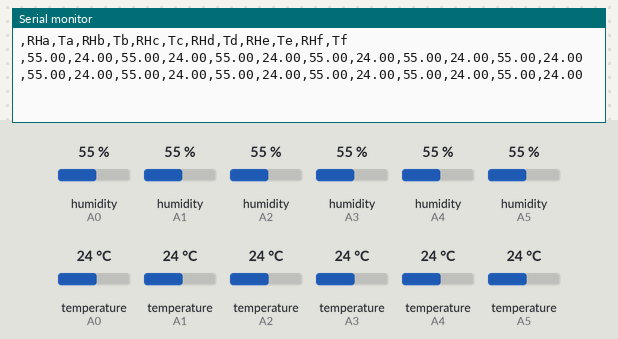
The sketch below on a simulated Arduino Uno, built with avr-gcc and run on an emulated ATmega328P. Parts: the last lines printed to the serial monitor. Inputs (shaded band) come from the test bench; at power-on: humidity (sensors on A0, A1, A2, A3, A4, A5) 55 %, temperature (sensors on A0, A1, A2, A3, A4, A5) 24 °C.

Above: at 4.9 s.
5.0 s: humidity (sensor on A0) set to 22 %
At 7.3 s:
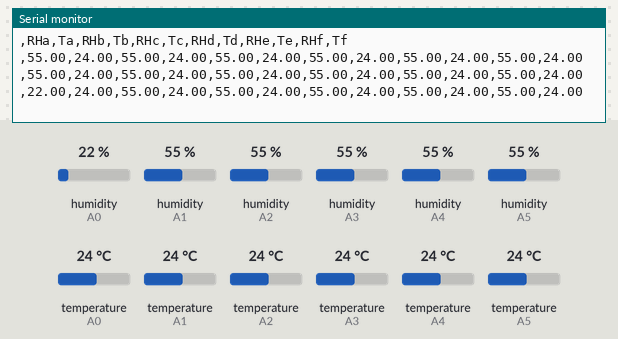
8.2 s: humidity (sensor on A1) set to 22 %
At 9.5 s:
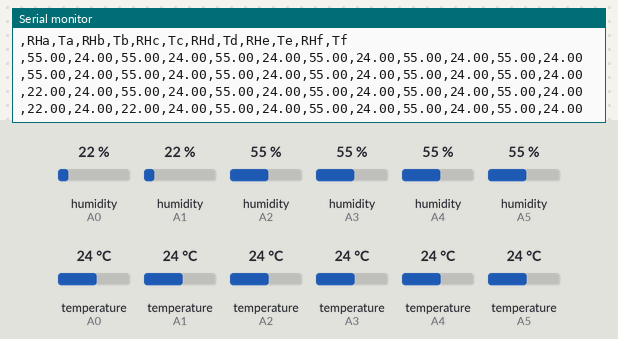
11.4 s: humidity (sensor on A2) set to 22 %
At 13.9 s:
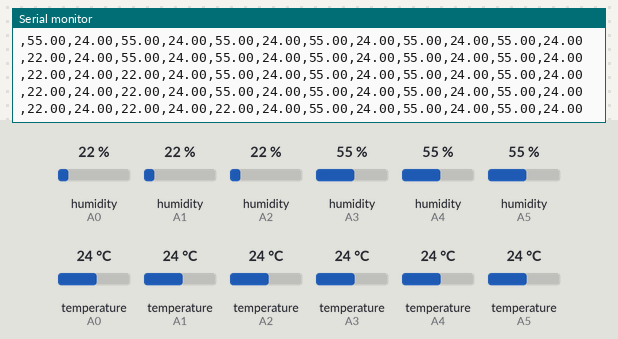
14.6 s: humidity (sensor on A3) set to 22 %
At 16.1 s:
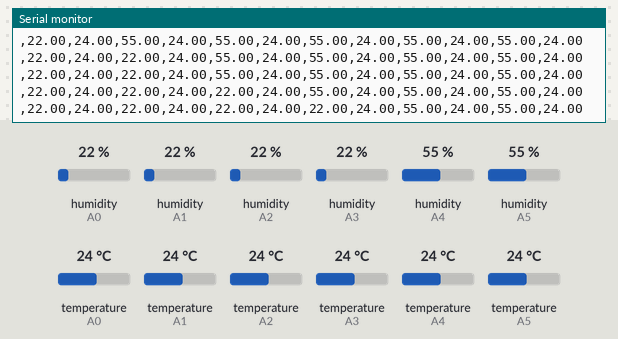
17.8 s: humidity (sensor on A4) set to 22 %
At 20.5 s:
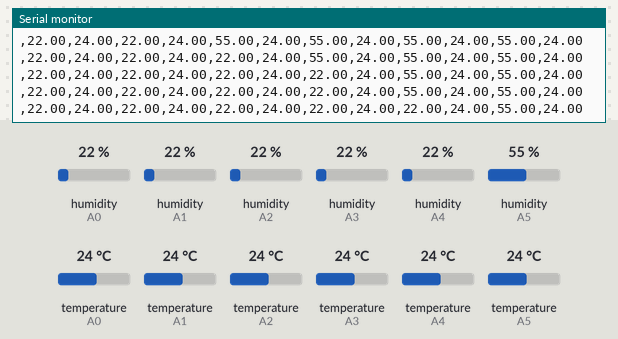
21.0 s: humidity (sensor on A5) set to 22 %
At 22.8 s:
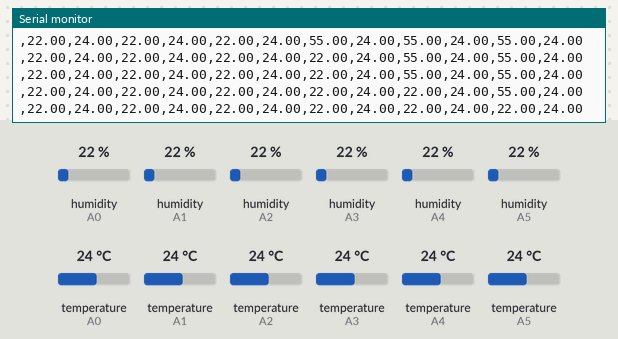

Measured:
- after the input at 5.0 s, the serial monitor: prints a new line after 1.4 s (image 1)
- after the input at 8.2 s, the serial monitor: prints a new line after 0.39 s (image 2)
- after the input at 11.4 s, the serial monitor: prints a new line after 1.5 s (image 3)
- after the input at 14.6 s, the serial monitor: prints a new line after 0.44 s (image 4)
- after the input at 17.8 s, the serial monitor: prints a new line after 1.5 s (image 5)
- after the input at 21.0 s, the serial monitor: prints a new line after 0.48 s (image 6)

The sketch:

DHT_sensors_3D_tank.ino
```cpp
// DHT humidity/temperature sensors
// Written by Ana MC Ilie

#include "DHT.h"

#define DHTPINA A0
#define DHTPINB A1
#define DHTPINC A2
#define DHTPIND A3
#define DHTPINE A4
#define DHTPINF A5

#define DHTTYPEA DHT11
#define DHTTYPEB DHT11
#define DHTTYPEC DHT11
#define DHTTYPED DHT11
#define DHTTYPEE DHT11
#define DHTTYPEF DHT11

// Initialize DHT sensor for normal 16mhz Arduino
DHT dhta(DHTPINA, DHTTYPEA);
DHT dhtb(DHTPINB, DHTTYPEB);
DHT dhtc(DHTPINC, DHTTYPEC);
DHT dhtd(DHTPIND, DHTTYPED);
DHT dhte(DHTPINE, DHTTYPEE);
DHT dhtf(DHTPINF, DHTTYPEF);


void setup() {
  Serial.begin(9600);

dhta.begin();
dhtb.begin();
dhtc.begin();
dhtd.begin();
dhte.begin();
dhtf.begin();

Serial.println(",RHa,Ta,RHb,Tb,RHc,Tc,RHd,Td,RHe,Te,RHf,Tf");

}

void loop() {
  // Wait a few seconds between measurements.
  delay(2000);


  // Reading temperature or humidity takes about 250 milliseconds!
  // Sensor readings may also be up to 2 seconds
  // Read temperature as Celsius

  float ha = dhta.readHumidity();
  float ta = dhta.readTemperature();


  float hb = dhtb.readHumidity();
  float tb = dhtb.readTemperature();


  float hc = dhtc.readHumidity();
  float tc = dhtc.readTemperature();


  float hd = dhtd.readHumidity();
  float td = dhtd.readTemperature();

  float he = dhte.readHumidity();
  float te = dhte.readTemperature();

  float hf = dhtf.readHumidity();
  float tf = dhtf.readTemperature();


// Print out the values

  Serial.print(",");
  Serial.print(ha);
  Serial.print(",");
  Serial.print(ta);
  Serial.print(",");


  Serial.print(hb);
  Serial.print(",");
  Serial.print(tb);
  Serial.print(",");


  Serial.print(hc);
  Serial.print(",");
  Serial.print(tc);
  Serial.print(",");


  Serial.print(hd);
  Serial.print(",");
  Serial.print(td);
  Serial.print(",");


  Serial.print(he);
  Serial.print(",");
  Serial.print(te);
  Serial.print(",");


  Serial.print(hf);
  Serial.print(",");
  Serial.println(tf);


}
```
